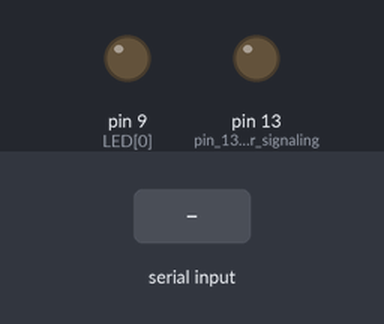
The sketch below on a simulated Arduino Uno, built with avr-gcc and run on an emulated ATmega328P. Parts: output pins drawn as LEDs (lit = HIGH). The inputs (shaded band) are chosen by the test bench. What the sketch prints to the serial monitor is not drawn.

Above: at 1.9 s.
2.0 s: "v90\n" received over Serial
At 3.2 s:
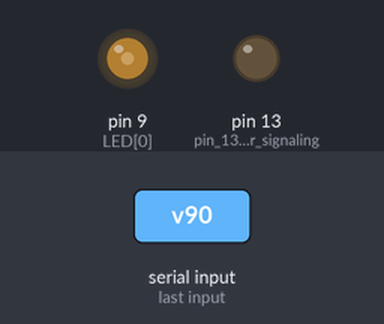
3.5 s: "v,45\n" received over Serial
At 4.1 s:
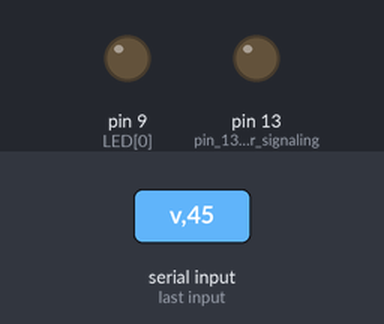
Timing chart, 0 to 6.5 s (numbered marks = the images above; inputs shaded):
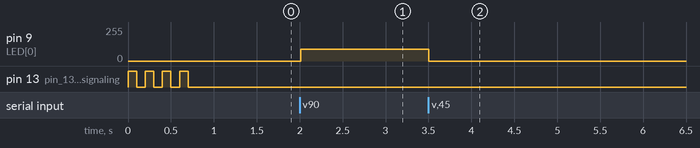

Measured:
- after the input at 2.0 s, pin 9 (LED[0]): 0/255 → 90/255 at once
- after the input at 3.5 s, pin 9 (LED[0]): 90/255 → 0/255 at once

The sketch:

RGB-led.ino
```cpp
// RGB-led
// Reading values from serial port and setting analog ports
// with this value

// const for LED out
enum Channel { Red, Green, Blue1, Blue2 };

const int LED[]              = { 9, 11, 10, 3 };   // port numbers for channel
int       color[]            = { 255, 128, 0, 0 }; // values range [0..255]
int       active_channel     = Red;
long      previous_timestamp = 0;
long      base_delay         = 10;

const int input_buffer_length  = 64;
char input_buffer[ input_buffer_length + 1 ];
char command = 'n';
int  number = 0;
int  idle_counter =0;


class VerboseSerial
{
  public:
  VerboseSerial()
  {
    Serial.begin(9600);      // initialize the serial port
    Serial.println( "Im here" );

  }

  ~VerboseSerial()
  {
    Serial.println( "Bye bye..." );
  }

  int available()
  {
    return Serial.available();
  }


  bool good()
  {
    int available = Serial.available();

    Serial.print( "good: " );
    Serial.println( available );

    return available > 0;
  }

  int parse_int()
  {
    int value = Serial.parseInt();

    Serial.print( "Int value: " );
    Serial.println( value );

    return value;

  }

  int read_bytes( char *buffer, int size )
  {
    int number = Serial.readBytes(buffer, size);
    Serial.println( buffer );

    return number;

  }


  char read()
  {
    char value = Serial.read();

    Serial.print( "read: " );
    Serial.println( value );

    return value;
  }

  void flush()
  {
    Serial.println( "flush" );

    while( good() )
    {
      read();
    }
  }
};


class Error
{
  public:
  Error()
  {
    pinMode( 13, OUTPUT ); // pin 13 for signaling
  }

  void handle_error( unsigned char error)
  {
    modal_blink( error );
  }

  // blinks the onboard led using the pattern provided
  // in info
  //
  void modal_blink( unsigned char info )
  {
    while( info != 0 ) // each shift decreases the value, without adding 1s
    {
       digitalWrite( 13, info & 1 );  // use last bit to set output
       info = info >> 1;              // shift to the right to have
                                      // it in position for the next round
       delay( 100 );
    }
    digitalWrite( 13, LOW ); // turn led of, when we are finished
  }
};


VerboseSerial *verbose_serial;
Error error_handler;

int parse_int( char *buffer,  int &index )
{
  int number = 0;

  while( buffer[index] != 0 && (buffer[index] < 30 || buffer[index] > 39 ))
  {
    ++index;
  }

  while( buffer[index] != 0 && buffer[index] > 30 && buffer[index] < 39 )
  {
    number = (number * 10) + (buffer[index] - 30);
    ++index;
  }

  return number;
}

bool handle_channel(char *buffer, int &index)
{
  int tmp_value  = parse_int(buffer, index);
  active_channel = constrain( tmp_value, Red, Blue2 );
  return true;
}


bool handle_value(char *buffer, int &index)
{
  int tmp_value = parse_int(buffer, index);
  color[ active_channel ] = constrain( tmp_value, 0, 255 );
  return true;
}


bool update_current_channel()
{
  // Serial.print( "update channel " );
  // Serial.print( active_channel );
  // Serial.print( " value " );
  // Serial.println( color[active_channel] );

  analogWrite( LED[active_channel],   color[active_channel] );
  return true;
}

void handle_command( char command )
{
  if( command != 'n' )
  {
    switch( command )
    {
    case 'c':
      active_channel = constrain( number, Red, Blue2 );
      break;
    case 'v':
      color[active_channel] = constrain( number, 0, 255 );
      update_current_channel();
      break;
    default:
      break;
    }

    number = 0;
  }
}


bool parse_input()
{
  int avail = Serial.available();
  memset( input_buffer, 0, input_buffer_length );
  Serial.readBytes( input_buffer, avail );

  if( avail > 0 )
  {
    idle_counter = 0;

     // Serial.print( "Bingo " );
     // Serial.print( avail );
     // Serial.print( " in " );
     // Serial.print( input_buffer );
     // Serial.println( " KK " );


    bool found   = false;
    char new_command = 'n';
    char c;

    for( int i=0; i<avail; ++i )
    {
      c = input_buffer[i];
      if( c >= 0x30 && c<= 0x39 )
      {
        // digit
        int d = c - 0x30;
        number = number * 10 + d;
      }
      else
      {
        new_command = c;
        found = true;
      }

      if( found )
      {
        handle_command( command );
        command = new_command;
        found = false;
      }
    }
  }
  else
  {
    ++idle_counter;
    if( idle_counter == 1 )
    {
     // Serial.print( "Bingo " );
     // Serial.print( avail );
     // Serial.print( " in " );
     // Serial.println( " KK " );
      handle_command( command );
      command = 'n';

    }
  }
}

// the setup routine runs once when you press reset:
void setup() {
  memset( input_buffer, 0, input_buffer_length - 1 );

  verbose_serial = new VerboseSerial();

  command = 'n';
  number  = 0;
  idle_counter = 0;

  error_handler.modal_blink( 0x55 );// check if it's running
                                    // by triggering blinking
}

// the loop routine runs over and over again forever:
void loop() {

  long current_timestamp = millis();
  if( current_timestamp - previous_timestamp > base_delay )
  {
     previous_timestamp = current_timestamp;
     parse_input();
  }
}
```
